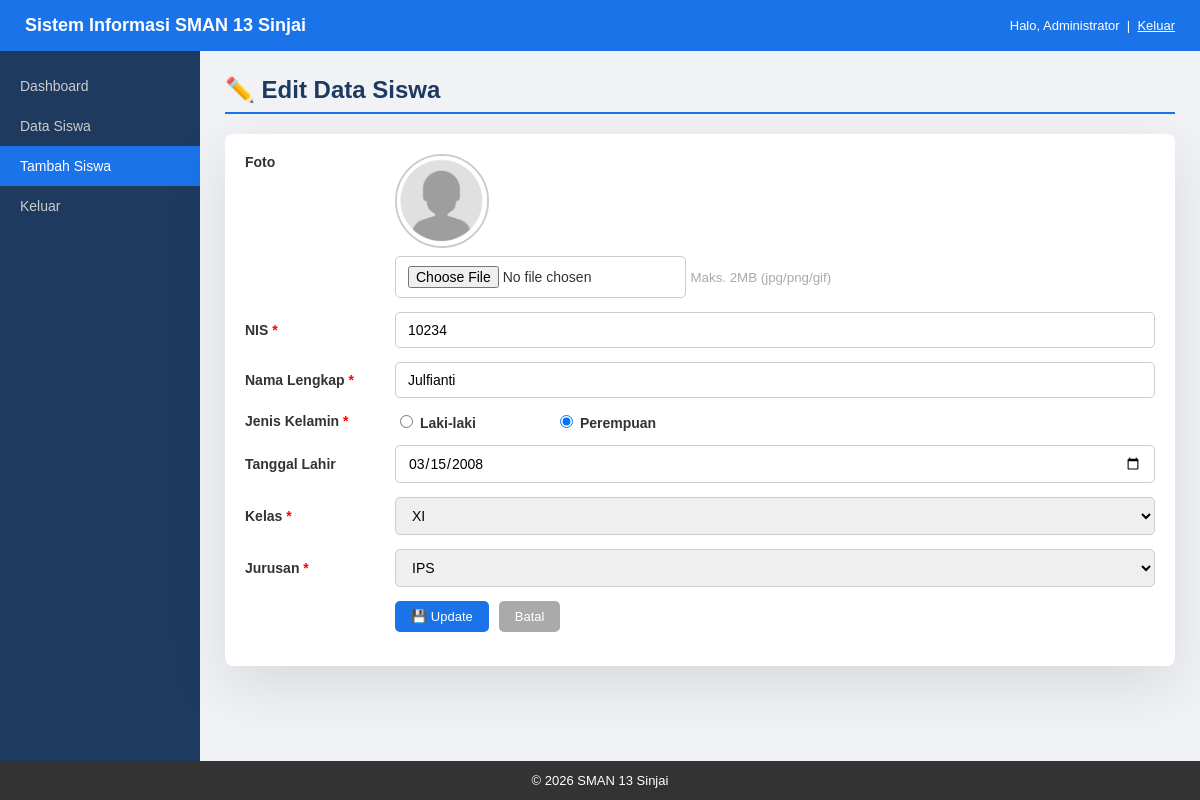
Page /form.php?id=1 (signed in) on the committed database.
### tables this page shows
CREATE TABLE siswa (
  id             INT AUTO_INCREMENT PRIMARY KEY,
  nis            VARCHAR(20)          NOT NULL UNIQUE,
  nama           VARCHAR(100)         NOT NULL,
  jenis_kelamin  ENUM('L','P')        NOT NULL,
  tanggal_lahir  DATE,
  kelas          ENUM('X','XI','XII') NOT NULL,
  jurusan        ENUM('IPA','IPS')    NOT NULL,
  foto           VARCHAR(255)         DEFAULT NULL,
  created_at     TIMESTAMP DEFAULT CURRENT_TIMESTAMP,
  updated_at     TIMESTAMP DEFAULT CURRENT_TIMESTAMP ON UPDATE CURRENT_TIMESTAMP
);

### form.php (the view, shortened to what this page needs)
<?php
require_once 'koneksi.php';
$id     = isset($_GET['id']) ? (int)$_GET['id'] : 0;
$isEdit = $id > 0;
$siswa  = ['nis' => '', 'nama' => '', 'jenis_kelamin' => '', 'tanggal_lahir' => '', 'kelas' => '', 'jurusan' => '', 'foto' => ''];
if ($isEdit) {
    $stmt = $conn->prepare("SELECT * FROM siswa WHERE id=?");
    $stmt->bind_param('i', $id);
    $stmt->execute();
    $row = $stmt->get_result()->fetch_assoc();
    $siswa = $row;
}
require 'header.php';
?>
  <h2><?= $isEdit ? '✏️ Edit Data Siswa' : '➕ Tambah Siswa' ?></h2>
  <div class="kartu">
    <form method="POST" action="form.php<?= $isEdit ? '?id=' . $id : '' ?>" enctype="multipart/form-data" onsubmit="return validasiForm()">
      <div class="form-baris form-baris-atas">
        <label>Foto</label>
        <div>
          <img id="preview-foto" class="preview-foto"
               src="<?= ($siswa['foto'] && file_exists($siswa['foto'])) ? htmlspecialchars($siswa['foto']) : 'resource/foto.png' ?>">
          <input type="file" name="foto" accept="image/*" onchange="previewFoto(this)">
          <small class="teks-kecil">Maks. 2MB (jpg/png/gif)</small>
        </div>
      </div>
      <div class="form-baris">
        <label>NIS <span class="wajib">*</span></label>
        <input type="text" id="nis" name="nis" value="<?= htmlspecialchars($siswa['nis']) ?>" placeholder="Masukkan NIS">
      </div>
      <div class="form-baris">
        <label>Nama Lengkap <span class="wajib">*</span></label>
        <input type="text" id="nama" name="nama" value="<?= htmlspecialchars($siswa['nama']) ?>" placeholder="Nama lengkap siswa">
      </div>
      <div class="form-baris">
        <label>Jenis Kelamin <span class="wajib">*</span></label>
        <div class="grup-radio">
          <label><input type="radio" name="jenis_kelamin" value="L" <?= $siswa['jenis_kelamin'] === 'L' ? 'checked' : '' ?>> Laki-laki</label>
          <label><input type="radio" name="jenis_kelamin" value="P" <?= $siswa['jenis_kelamin'] === 'P' ? 'checked' : '' ?>> Perempuan</label>
        </div>
      </div>
      <div class="form-baris">
        <label>Tanggal Lahir</label>
        <input type="date" name="tanggal_lahir" value="<?= htmlspecialchars($siswa['tanggal_lahir'] ?? '') ?>">
      </div>
      <div class="form-baris">
        <label>Kelas <span class="wajib">*</span></label>
        <select id="kelas" name="kelas">
          <?php foreach (['X', 'XI', 'XII'] as $k): ?>
            <option <?= $siswa['kelas'] === $k ? 'selected' : '' ?>><?= $k ?></option>
          <?php endforeach; ?>
        </select>
      </div>
      <div class="form-baris">
        <label>Jurusan <span class="wajib">*</span></label>
        <select id="jurusan" name="jurusan">
          <?php foreach (['IPA', 'IPS'] as $j): ?>
            <option <?= $siswa['jurusan'] === $j ? 'selected' : '' ?>><?= $j ?></option>
          <?php endforeach; ?>
        </select>
      </div>
      <div class="form-baris">
        <div class="grup-tombol">
          <button type="submit" class="tombol tombol-biru">💾 <?= $isEdit ? 'Update' : 'Simpan' ?></button>
          <a href="tabel.php" class="tombol tombol-abu">Batal</a>
        </div>
      </div>
    </form>
  </div>
<?php require 'footer.php'; ?>

### css/style.css (style rules this page uses)
body { font-family: Arial, sans-serif; margin: 0; padding: 0; background-color: #f0f2f5; color: #333; }
.konten h2 { margin-top: 0; color: #1e3a5f; border-bottom: 2px solid #1a73e8; padding-bottom: 8px; }
.kartu { background-color: white; border-radius: 8px; padding: 20px; box-shadow: 0 20px 60px rgba(0,0,0,0.1); }
.tombol { display: inline-block; padding: 8px 16px; border-radius: 5px; text-decoration: none; font-size: 13px; cursor: pointer; border: none; font-family: Arial, sans-serif; }
.tombol-biru { background-color: #1a73e8; color: white; }
.tombol-abu { background-color: #aaa; color: white; }
.form-baris { display: flex; align-items: center; margin-bottom: 14px; gap: 10px; }
.form-baris label { width: 140px; font-weight: bold; font-size: 14px; flex-shrink: 0; }
.form-baris input, .form-baris select { flex: 1; padding: 9px 12px; border: 1px solid #ccc; border-radius: 5px; font-size: 14px; font-family: Arial, sans-serif; }
.grup-radio { display: flex; gap: 20px; }
.form-baris-atas { align-items: flex-start; }
.wajib { color: red; }
.teks-kecil { color: #aaa; }
.grup-tombol { display: flex; gap: 10px; }
.preview-foto { width: 90px; height: 90px; border-radius: 50%; object-fit: cover; border: 2px solid #ccc; display: block; margin-bottom: 8px; }

### rows in the picture
siswa: nis "10234", nama "Julfianti", jenis_kelamin "☐ Laki-laki", jenis_kelamin "☑ Perempuan", tanggal_lahir "03/15/2008", kelas "XI", jurusan "IPS"

### other values in the picture
getNamaUser() "Administrator"
